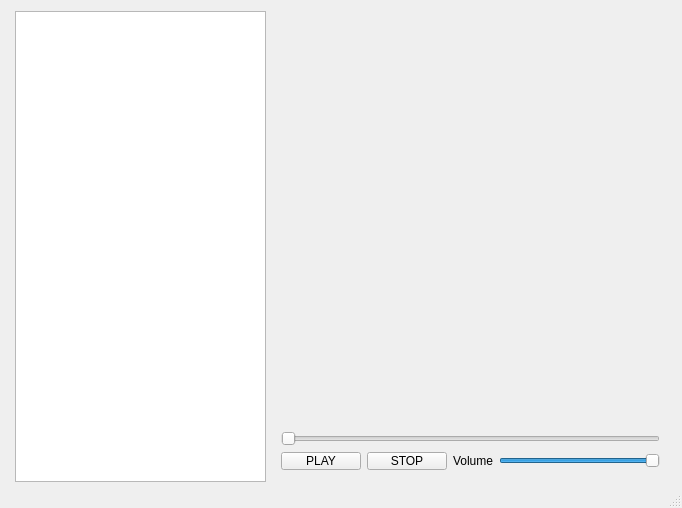
<?xml version="1.0" encoding="UTF-8"?>
<ui version="4.0">
 <class>MainWindow</class>
 <widget class="QMainWindow" name="MainWindow">
  <property name="geometry">
   <rect>
    <x>0</x>
    <y>0</y>
    <width>682</width>
    <height>508</height>
   </rect>
  </property>
  <property name="sizePolicy">
   <sizepolicy hsizetype="Fixed" vsizetype="Fixed">
    <horstretch>0</horstretch>
    <verstretch>0</verstretch>
   </sizepolicy>
  </property>
  <property name="windowTitle">
   <string>MainWindow</string>
  </property>
  <widget class="QWidget" name="centralWidget">
   <widget class="Widget" name="imageWidget" native="true">
    <property name="geometry">
     <rect>
      <x>270</x>
      <y>10</y>
      <width>400</width>
      <height>400</height>
     </rect>
    </property>
   </widget>
   <widget class="QWidget" name="layoutWidget">
    <property name="geometry">
     <rect>
      <x>270</x>
      <y>420</y>
      <width>401</width>
      <height>61</height>
     </rect>
    </property>
    <layout class="QVBoxLayout" name="verticalLayout">
     <item>
      <widget class="QSlider" name="sliderProgress">
       <property name="pageStep">
        <number>100</number>
       </property>
       <property name="orientation">
        <enum>Qt::Horizontal</enum>
       </property>
      </widget>
     </item>
     <item>
      <layout class="QHBoxLayout" name="horizontalLayout">
       <item>
        <widget class="QPushButton" name="buttonPlay">
         <property name="text">
          <string>PLAY</string>
         </property>
        </widget>
       </item>
       <item>
        <widget class="QPushButton" name="buttonStop">
         <property name="text">
          <string>STOP</string>
         </property>
        </widget>
       </item>
       <item>
        <widget class="QLabel" name="label">
         <property name="text">
          <string>Volume</string>
         </property>
        </widget>
       </item>
       <item>
        <widget class="QSlider" name="sliderVolume">
         <property name="value">
          <number>99</number>
         </property>
         <property name="orientation">
          <enum>Qt::Horizontal</enum>
         </property>
        </widget>
       </item>
      </layout>
     </item>
    </layout>
   </widget>
   <widget class="QListWidget" name="listWidget">
    <property name="geometry">
     <rect>
      <x>15</x>
      <y>11</y>
      <width>251</width>
      <height>471</height>
     </rect>
    </property>
    <property name="horizontalScrollBarPolicy">
     <enum>Qt::ScrollBarAsNeeded</enum>
    </property>
    <property name="autoScroll">
     <bool>false</bool>
    </property>
    <property name="verticalScrollMode">
     <enum>QAbstractItemView::ScrollPerPixel</enum>
    </property>
    <property name="horizontalScrollMode">
     <enum>QAbstractItemView::ScrollPerPixel</enum>
    </property>
   </widget>
  </widget>
  <widget class="QStatusBar" name="statusBar"/>
 </widget>
 <layoutdefault spacing="6" margin="11"/>
 <customwidgets>
  <customwidget>
   <class>Widget</class>
   <extends>QWidget</extends>
   <header>widget.h</header>
   <container>1</container>
  </customwidget>
 </customwidgets>
 <resources/>
 <connections/>
</ui>
